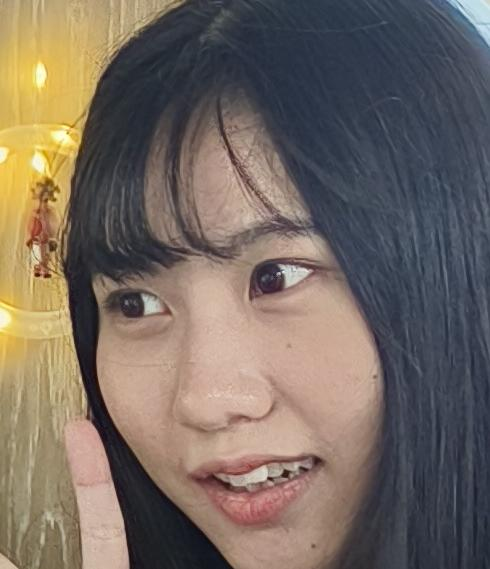
#> input picture face_test/faces/face_0.jpg, 490 x 569 px; its folder holds only this picture in this run
$ python group_face_simple.py
#> lines starting #> are read from the running program, lines starting #| are printed output that depends on the picture
#!/usr/bin/env python3
# -*- coding: utf-8 -*-
"""
智能人臉分群腳本 - 使用 OpenCV 和簡單特徵提取（無 insightface）
"""

import os
import cv2
import numpy as np
from sklearn.cluster import DBSCAN
from sklearn.metrics.pairwise import cosine_similarity
import json
import shutil

def extract_face_features(img):
    """提取人臉特徵向量（不使用 insightface）"""
    try:
        # 轉換為灰度圖
        gray = cv2.cvtColor(img, cv2.COLOR_BGR2GRAY)

        # 調整大小為標準尺寸
        resized = cv2.resize(gray, (128, 128))

        # 方法1: 使用 HOG 特徵（如果可用）
        try:
            win_size = (128, 128)
            cell_size = (16, 16)
            block_size = (32, 32)
            block_stride = (16, 16)
            num_bins = 9

            hog = cv2.HOGDescriptor(win_size, block_size, block_stride, cell_size, num_bins)
            features = hog.compute(resized)
            return features.flatten()
        except:
            pass

        # 方法2: 使用簡單的像素值 + 統計特徵
        # 計算不同區域的平均亮度
        h, w = resized.shape
        features = []

        # 將圖片分成 4x4 的網格
        grid_size = 4
        cell_h, cell_w = h // grid_size, w // grid_size

        for i in range(grid_size):
            for j in range(grid_size):
                cell = resized[i*cell_h:(i+1)*cell_h, j*cell_w:(j+1)*cell_w]
                features.extend([
                    np.mean(cell),  # 平均亮度
                    np.std(cell),   # 標準差
                    np.max(cell),   # 最大值
                    np.min(cell)    # 最小值
                ])

        # 添加整體統計特徵
        features.extend([
            np.mean(resized),  # 整體平均亮度
            np.std(resized),   # 整體標準差
            np.percentile(resized, 25),  # 25% 分位數
            np.percentile(resized, 75)   # 75% 分位數
        ])

        return np.array(features)

    except Exception as e:
        print(f"特徵提取失敗: {e}")
        # 如果所有方法都失敗，返回零向量
        return np.zeros(80)

def group_faces():
    """主要的人臉分群函數"""

    # 設定路徑
    face_dir = "faces"
    group_dir = "group"

    # 清理並創建 group 目錄
    if os.path.exists(group_dir):
        shutil.rmtree(group_dir)
    os.makedirs(group_dir, exist_ok=True)

    # 獲取所有人臉檔案
    face_files = [f for f in os.listdir(face_dir) if f.lower().endswith('.jpg')]

    if not face_files:
        print("沒有人臉檔案")
        return []

    print(f"找到 {len(face_files)} 個人臉檔案")

    # 提取特徵
    features = []
    valid_files = []

    for fname in face_files:
        fpath = os.path.join(face_dir, fname)
        try:
            img = cv2.imread(fpath)
#> img is the input picture: shape (569, 490, 3); mean B, G, R 96.9, 106.1, 117.9
            if img is None:
                print(f"無法讀取圖片: {fname}")
                continue

            h, w = img.shape[:2]
#> h = 569; w = 490
            print(f"{fname} 圖片尺寸: {w}x{h}")
#| face_0.jpg 圖片尺寸: 490x569

            if w < 30 or h < 30:
                print(f"圖片過小，跳過: {fname}")
                continue

            # 提取特徵
            feature = extract_face_features(img)
#> in extract_face_features, `gray = cv2.cvtColor(img, cv2.COLOR_BGR2GRAY)`:
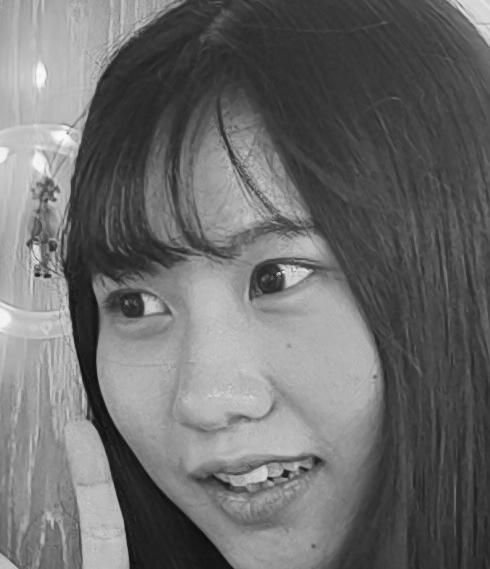
#> gray: shape (569, 490); min 9, max 251, mean 108.6
#> in extract_face_features, `resized = cv2.resize(gray, (128, 128))`:
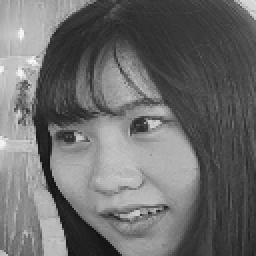
#> resized: shape (128, 128) (shown 2 times larger); min 15, max 249, mean 108.4
#> in extract_face_features, `features = hog.compute(resized)`: features = 1764 values, max 0.324 at index 1050, min 0.00752 at index 730, mean 0.145
#> feature has the same summary as features in extract_face_features
            features.append(feature)
            valid_files.append(fname)
            print(f"特徵提取成功: {fname} (特徵維度: {len(feature)})")
#| 特徵提取成功: face_0.jpg (特徵維度: 1764)

        except Exception as e:
            print(f"處理 {fname} 時出錯: {e}")
            continue

    if not features:
        print("沒有有效的特徵資料")
        return []

    # 轉換為 numpy 陣列
    X = np.array(features)
    print(f"特徵矩陣形狀: {X.shape}")
#| 特徵矩陣形狀: (1, 1764)

    # 特徵標準化
    try:
        from sklearn.preprocessing import StandardScaler
        scaler = StandardScaler()
        X_scaled = scaler.fit_transform(X)
        print("特徵標準化完成")
    except:
        X_scaled = X
        print("使用原始特徵（未標準化）")

    # 使用 DBSCAN 進行分群
    try:
        # 計算相似度矩陣
        sim_matrix = cosine_similarity(X_scaled)
#> sim_matrix = [0]

        # 使用 DBSCAN 分群
        # 調整參數以適應我們的特徵
        clustering = DBSCAN(eps=0.4, min_samples=1, metric='precomputed')

        # 將相似度轉換為距離（1 - 相似度）
        distance_matrix = 1 - sim_matrix
#> distance_matrix = [1]

        # 執行分群
        labels = clustering.fit_predict(distance_matrix)
#> labels = [-1]

        print(f"DBSCAN 分群完成，參數: eps=0.4, min_samples=1")

    except Exception as e:
        print(f"DBSCAN 分群失敗，使用簡單分群: {e}")
        # 如果 DBSCAN 失敗，使用簡單的隨機分群
        labels = np.random.randint(0, min(4, len(features)), len(features))

    # 統計分群結果
    unique_labels = set(labels)
#> unique_labels = 1 item
    print(f"\n分群結果: {len(unique_labels)} 個群組")
#| 分群結果: 1 個群組

    # 顯示相似度矩陣（前幾個樣本）
    if len(sim_matrix) > 0:
        print("\n相似度矩陣（前4x4）:")
        np.set_printoptions(precision=2, suppress=True)
        print(sim_matrix[:4, :4])
#| [[0.]]

    # 儲存分群結果
    group_results = []

    for label in unique_labels:
        if label == -1:  # DBSCAN 的噪聲點
            continue

        group_name = f"people_{label + 1}"
        group_path = os.path.join(group_dir, group_name)
        os.makedirs(group_path, exist_ok=True)

        # 找到屬於這個群組的檔案
        group_files = [valid_files[i] for i in range(len(valid_files)) if labels[i] == label]

        group_info = {
            'group_name': group_name,
            'faces': []
        }

        print(f"群組 {group_name}: {len(group_files)} 張臉")

        for fname in group_files:
            src_path = os.path.join(face_dir, fname)
            dst_path = os.path.join(group_path, fname)

            try:
                # 複製檔案
                shutil.copy2(src_path, dst_path)

                # 獲取檔案資訊
                file_size = os.path.getsize(src_path)

                group_info['faces'].append({
                    'filename': fname,
                    'size': file_size,
                    'path': dst_path
                })

                print(f"  - 已複製 {fname}")

            except Exception as e:
                print(f"  - 複製 {fname} 失敗: {e}")

        group_results.append(group_info)
#> this loop made 1 pass
#> after the loop, group_results = []

    # 儲存分群結果到 JSON
    with open('group_results.json', 'w', encoding='utf-8') as f:
        json.dump(group_results, f, ensure_ascii=False, indent=2)

    print(f"\n✅ 分群完成！共創建 {len(group_results)} 個群組")
#| ✅ 分群完成！共創建 0 個群組

    return group_results

if __name__ == "__main__":
    try:
        results = group_faces()
#> results = []
        print("✅ 人臉分群成功完成")
        print(f"群組數量: {len(results)}")
#| 群組數量: 0

        for group in results:
            print(f"- {group['group_name']}: {len(group['faces'])} 張人臉")
#> this loop made 0 passes

    except Exception as e:
        print(f"❌ 人臉分群失敗: {e}")
        exit(1)

$ run again, on face_test/faces/face_12.jpg
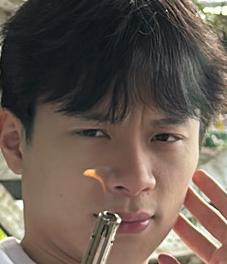
#> input picture face_test/faces/face_12.jpg, 227 x 264 px
#> in group_faces, img is the input picture: shape (264, 227, 3); mean B, G, R 81.3, 90.1, 104.1
#| face_12.jpg 圖片尺寸: 227x264
#> in extract_face_features, `gray = cv2.cvtColor(img, cv2.COLOR_BGR2GRAY)`:
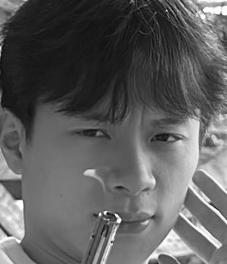
#> gray: shape (264, 227); min 3, max 254, mean 93.3
#> in extract_face_features, `resized = cv2.resize(gray, (128, 128))`:
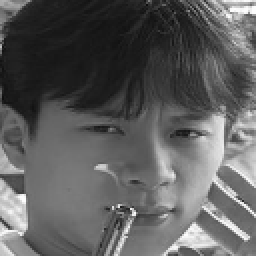
#> resized: shape (128, 128) (shown 2 times larger); min 12, max 253, mean 93.2
#> features = 1764 values, max 0.384 at index 1734, min 0.0108 at index 600, mean 0.147
#> feature has the same summary as features in extract_face_features
#| 特徵提取成功: face_12.jpg (特徵維度: 1764)
#| 特徵矩陣形狀: (1, 1764)
#> sim_matrix = [0]
#> distance_matrix = [1]
#> labels = [-1]
#> unique_labels = 1 item
#| 分群結果: 1 個群組
#| [[0.]]
#> the loop in group_faces, `for label in unique_labels:` made 1 pass
#> after the loop in group_faces, `for label in unique_labels:`: group_results = []
#| ✅ 分群完成！共創建 0 個群組
#| 群組數量: 0

$ run again, on face_test/faces/face_13.jpg
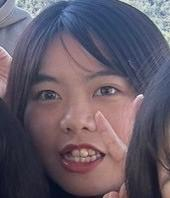
#> input picture face_test/faces/face_13.jpg, 170 x 198 px
#> in group_faces, img is the input picture: shape (198, 170, 3); mean B, G, R 104.7, 91.5, 101.5
#| face_13.jpg 圖片尺寸: 170x198
#> in extract_face_features, `gray = cv2.cvtColor(img, cv2.COLOR_BGR2GRAY)`:
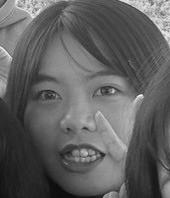
#> gray: shape (198, 170); min 11, max 252, mean 96
#> in extract_face_features, `resized = cv2.resize(gray, (128, 128))`:
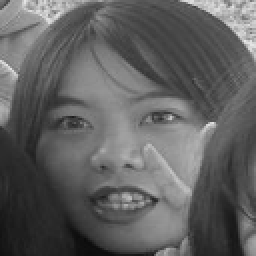
#> resized: shape (128, 128) (shown 2 times larger); min 11, max 233, mean 95.9
#> features = 1764 values, max 0.347 at index 798, min 0.00452 at index 1272, mean 0.142
#> feature has the same summary as features in extract_face_features
#| 特徵提取成功: face_13.jpg (特徵維度: 1764)
#| 特徵矩陣形狀: (1, 1764)
#> sim_matrix = [0]
#> distance_matrix = [1]
#> labels = [-1]
#> unique_labels = 1 item
#| 分群結果: 1 個群組
#| [[0.]]
#> the loop in group_faces, `for label in unique_labels:` made 1 pass
#> after the loop in group_faces, `for label in unique_labels:`: group_results = []
#| ✅ 分群完成！共創建 0 個群組
#| 群組數量: 0

$ run again, on face_test/faces/face_14.jpg
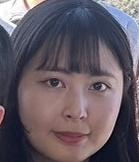
#> input picture face_test/faces/face_14.jpg, 139 x 162 px
#> in group_faces, img is the input picture: shape (162, 139, 3); mean B, G, R 100.2, 90.6, 100.3
#| face_14.jpg 圖片尺寸: 139x162
#> in extract_face_features, `gray = cv2.cvtColor(img, cv2.COLOR_BGR2GRAY)`:
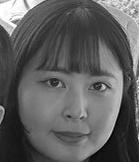
#> gray: shape (162, 139); min 1, max 255, mean 94.6
#> in extract_face_features, `resized = cv2.resize(gray, (128, 128))`:
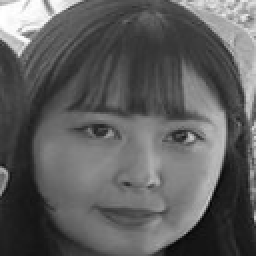
#> resized: shape (128, 128) (shown 2 times larger); min 4, max 255, mean 94.5
#> features = 1764 values, max 0.395 at index 1458, min 0.00486 at index 320, mean 0.136
#> feature has the same summary as features in extract_face_features
#| 特徵提取成功: face_14.jpg (特徵維度: 1764)
#| 特徵矩陣形狀: (1, 1764)
#> sim_matrix = [0]
#> distance_matrix = [1]
#> labels = [-1]
#> unique_labels = 1 item
#| 分群結果: 1 個群組
#| [[0.]]
#> the loop in group_faces, `for label in unique_labels:` made 1 pass
#> after the loop in group_faces, `for label in unique_labels:`: group_results = []
#| ✅ 分群完成！共創建 0 個群組
#| 群組數量: 0

$ run again, on face_test/faces/face_1.jpg
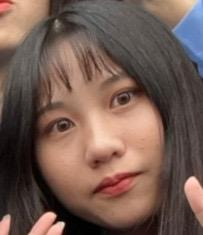
#> input picture face_test/faces/face_1.jpg, 203 x 235 px
#> in group_faces, img is the input picture: shape (235, 203, 3); mean B, G, R 82.1, 91.3, 115.4
#| face_1.jpg 圖片尺寸: 203x235
#> in extract_face_features, `gray = cv2.cvtColor(img, cv2.COLOR_BGR2GRAY)`:
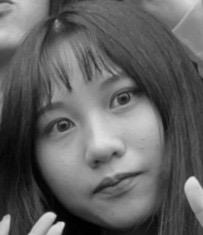
#> gray: shape (235, 203); min 0, max 231, mean 97.5
#> in extract_face_features, `resized = cv2.resize(gray, (128, 128))`:
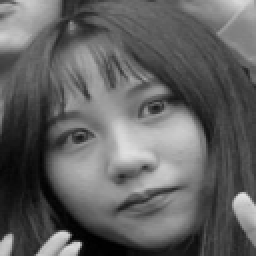
#> resized: shape (128, 128) (shown 2 times larger); min 0, max 227, mean 97.4
#> features = 1764 values, max 0.338 at index 205, min 0.00118 at index 460, mean 0.138
#> feature has the same summary as features in extract_face_features
#| 特徵提取成功: face_1.jpg (特徵維度: 1764)
#| 特徵矩陣形狀: (1, 1764)
#> sim_matrix = [0]
#> distance_matrix = [1]
#> labels = [-1]
#> unique_labels = 1 item
#| 分群結果: 1 個群組
#| [[0.]]
#> the loop in group_faces, `for label in unique_labels:` made 1 pass
#> after the loop in group_faces, `for label in unique_labels:`: group_results = []
#| ✅ 分群完成！共創建 0 個群組
#| 群組數量: 0
